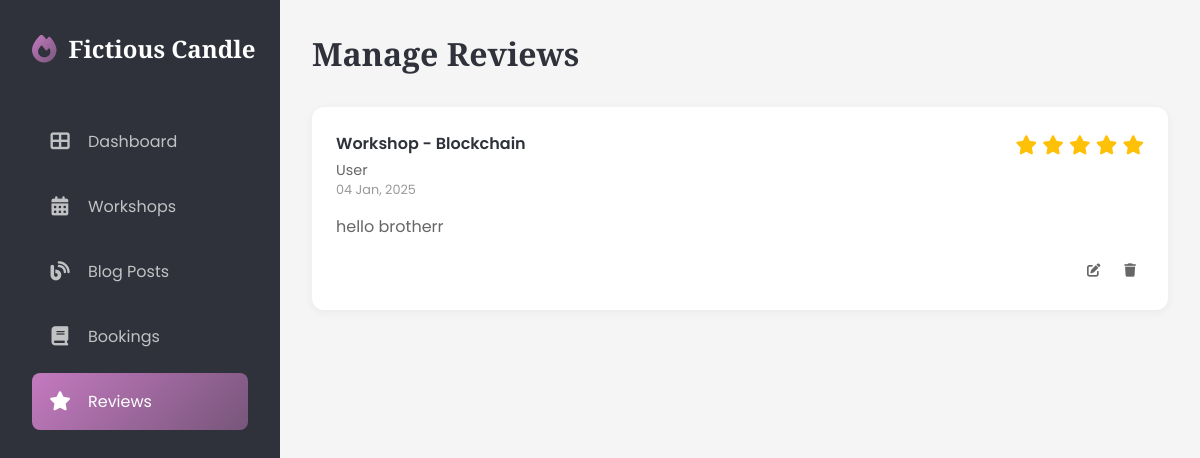
Page /dashboard/reviews/ (signed in) on the earlier database version.
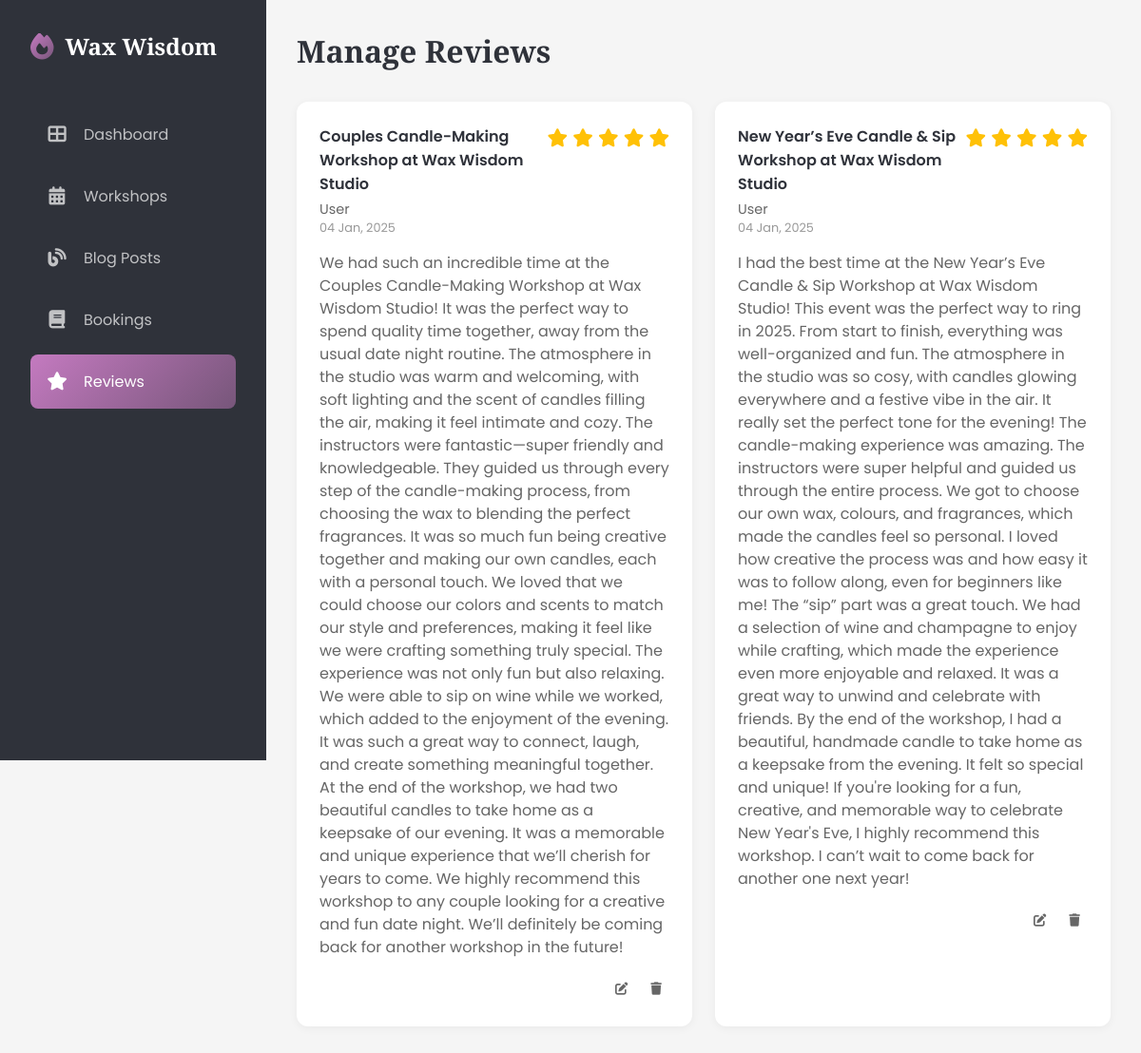
Same page on the later database version.
### candle/models.py (models this page shows, shortened)
class Config(models.Model):
    site_name = models.CharField(max_length=255)
    site_title = models.CharField(max_length=255)
    site_description = models.TextField()
    about_us = HTMLField(blank=True, null=True)
    facebook_url = models.URLField(blank=True, null=True)
    instagram_url = models.URLField(blank=True, null=True)
    pinterest_url = models.URLField(blank=True, null=True)
    created_at = models.DateTimeField(auto_now_add=True)
    updated_at = models.DateTimeField(auto_now=True)
    class Meta:
        verbose_name = 'Site Configuration'
        verbose_name_plural = 'Site Configuration'
    def as_dict(self):
        return {
            'site_name': self.site_name or '',
            'site_title': self.site_title or '',
            "about_us": self.about_us or '',
            'site_description': self.site_description or '',
            'facebook_url': self.facebook_url or '',
            'instagram_url': self.instagram_url or '',
            "pinterest_url": self.pinterest_url or ""
        }

class Review(models.Model):
    user = models.ForeignKey(
        User, on_delete=models.CASCADE, related_name='reviews', related_query_name='review'
    )
    workshop = models.ForeignKey(
        CandleWorkshop, on_delete=models.CASCADE, related_name='reviews', related_query_name='review'
    )
    rating = models.IntegerField(default=5)
    comment = models.TextField()
    created_at = models.DateTimeField(auto_now_add=True)

class CandleWorkshop(models.Model):
    title = models.CharField(max_length=255)
    description = models.TextField()
    duration = models.FloatField(
        help_text='Duration of the workshop in hours (e.g., 1.5 for 1.5 hours)'
    )
    thumbnail = models.ImageField(
        upload_to='workshop_thumbnails/',
        null=True,
        blank=True,
        help_text='Featured image for the workshop',
        storage=RawMediaCloudinaryStorage()
    )
    date = models.DateField()
    time = models.TimeField()
    price = models.DecimalField(max_digits=10, decimal_places=2)
    capacity = models.IntegerField()
    class Meta:
        ordering = ("-date",)

### candle/views.py (the view)
# urls.py: path("reviews/",DashboardReviewView.as_view(),name="dashboard_reviews"),
class DashboardReviewView(LoginRequiredMixin, ListView):
    model = Review
    template_name = "candle/dashboard/reviews.html"
    context_object_name = 'reviews'
    paginate_by = 10
    def get_queryset(self):
        user = self.request.user
        if user.is_superuser:
            return Review.objects.all().order_by('-created_at')
        return Review.objects.filter(user=user).order_by('-created_at')
    def get_context_data(self, **kwargs):
        context = super().get_context_data(**kwargs)
        context["active_menu"] = "reviews"
        return context

### candle/context_processors.py (called while the page is built)
def company_info(request):
    config = {
        "latest_blogs":Blogpost.objects.all()[:6],
        "latest_workshops":CandleWorkshop.objects.all()[:6]
    }
    try:
        config.update(Config.objects.first().as_dict())
    except Exception as e:
        pass
    return config

### candle/templates/candle/dashboard/reviews.html (shortened to what this page needs)
{% extends 'candle/dashboard/base.html' %}
{% block content %}
<main class="main-content">
    <div class="page-header">
        <h1 class="page-title">Manage Reviews</h1>
    </div>
    <div class="reviews-grid" id="reviewsGrid">
        {% for review in reviews %}
            <div class="review-card">
                <div class="review-header">
                    <div class="review-info">
                        <div class="review-workshop">{{review.workshop.title}}</div>
                        <div class="review-customer">{{review.user.get_full_name|default:"User"}}</div>
                        <div class="review-date">{{review.created_at|date:"d M, Y"}}</div>
                    </div>
                    <div class="review-rating">
                        {% with avg_rating=review.rating|floatformat:"0" %}
                        <div class="workshop-rating">
                            <div class="stars">
                                {% for i in ""|ljust:avg_rating %}
                                    <i class="fas fa-star"></i>
                                {% endfor %}
                            </div>
                        </div>
                        {% endwith %}
                    </div>
                </div>
                <div class="review-content">{{review.comment}}</div>
                <div class="review-actions">
                    <button class="action-btn" onclick="openRatingModal({{review.workshop.id}})">
                        <i class="fas fa-edit"></i>
                    </button>
                    <form method="post" action="{% url 'candle:delete_reviews' review.id %}" class="delete-form">
                        <button type="submit" class="action-btn">
                            <i class="fas fa-trash"></i>
                        </button>
                    </form>
                </div>
            </div>
        {% empty %}
            <div class="empty-state">
                <i class="fas fa-star"></i>
                <p>No Reviews Yet</p>
                <span>Your reviews will appear here once customers leave feedback</span>
            </div>
        {% endfor %}
    </div>
</main>
{% endblock content %}

### candle/templates/candle/dashboard/fragments/sidebar.html (shortened to what this page needs)
<aside class="sidebar">
    <div class="logo">
        <i class="fas fa-fire"></i>
        <span>{{site_name}}</span>
    </div>
    <ul class="nav-menu">
        <li class="nav-item">
            <a href="{% url 'candle:dashboard' %}" class="nav-link {% if active_menu == 'dashboard'%} active {% endif %}">
                <i class="fas fa-th-large"></i>
                <span>Dashboard</span>
            </a>
        </li>
        {% if user.is_superuser %}
        <li class="nav-item">
            <a href="{% url 'candle:dashboard_workshops' %}" class="nav-link {% if active_menu == 'workshops'%} active {% endif %}">
                <i class="fas fa-calendar-alt"></i>
                <span>Workshops</span>
            </a>
        </li>
        <li class="nav-item">
            <a href="{% url 'candle:dashboard_blogs' %}" class="nav-link {% if active_menu == 'blogs'%} active {% endif %}">
                <i class="fas fa-blog"></i>
                <span>{% if not user.is_superuser %}My {% endif %}Blog Posts</span>
            </a>
        </li>
        {% endif %}
        <li class="nav-item">
            <a href="{% url 'candle:dashboard_bookings' %}" class="nav-link {% if active_menu == 'bookings'%} active {% endif %}">
                <i class="fas fa-book"></i>
                <span>{% if not user.is_superuser %}My {% endif %}Bookings</span>
            </a>
        </li>
        <li class="nav-item">
            <a href="{% url 'candle:dashboard_reviews' %}" class="nav-link {% if active_menu == 'reviews'%} active {% endif %}">
                <i class="fas fa-star"></i>
                <span>{% if not user.is_superuser %}My {% endif %}Reviews</span>
            </a>
        </li>
    </ul>
</aside>

Differences in the rows shown:
changed Config: site_name "Fictious Candle" → "Wax Wisdom"
added Review: workshop "Couples Candle-Making Workshop at Wax Wisdom Studio", user.get_full_name "User", created_at "04 Jan, 2025", rating 5 (drawn), comment "We had such an incredible time at the Couples Candle-Making Workshop at Wax Wisdom Studio! It was the perfect way to spend quality time together, away from the usual date night routine. The atmosphere in the studio was warm and welcoming, with soft lighting and the scent of candles filling the air, making it feel intimate and cozy. The instructors were fantastic—super friendly and knowledgeable. They guided us through every step of the candle-making process, from choosing the wax to blending the perfect fragrances. It was so much fun being creative together and making our own candles, each with a personal touch. We loved that we could choose our colors and scents to match our style and…"
changed Review: workshop "Workshop - Blockchain" → "New Year’s Eve Candle & Sip Workshop at Wax Wisdom Studio"; comment "hello brotherr" → "I had the best time at the New Year’s Eve Candle & Sip Workshop at Wax Wisdom Studio! This event was the perfect way to ring in 2025. From start to finish, everything was well-organized and fun. The atmosphere in the studio was so cosy, with candles glowing everywhere and a festive vibe in the air. It really set the perfect tone for the evening! The candle-making experience was amazing. The instructors were super helpful and guided us through the entire process. We got to choose our own wax, colours, and fragrances, which made the candles feel so personal. I loved how creative the process was and how easy it was to follow along, even for beginners like me! The “sip” part was a great touch.…"
